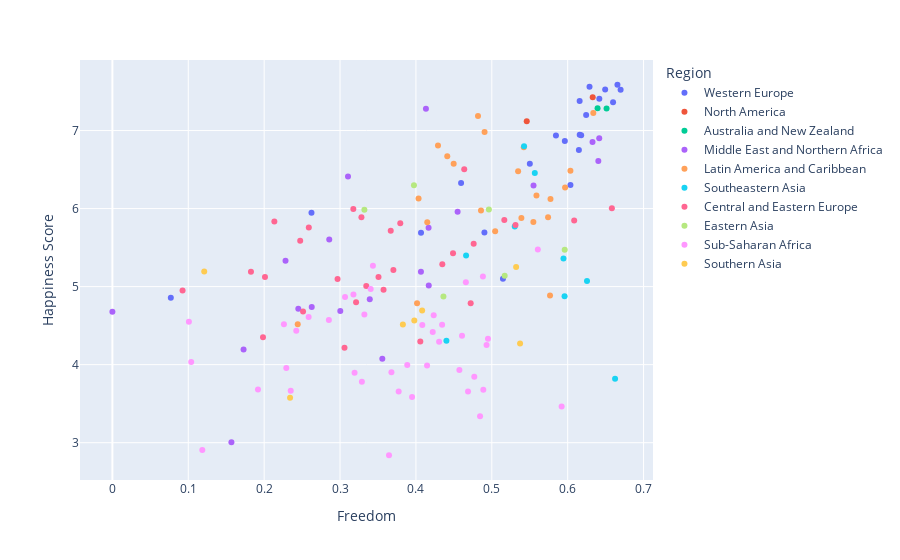

The cell this chart's notebook holds for it:
### Markdown cell above
Observations:

1.The above graph is clearly infers that Family is the major criteria for the happiness scores irrespective of the region.

### Code cell
px.scatter(df,x='Freedom',y='Happiness Score',color='Region',hover_data=['Region'])

### Figure 1 — Plotly figure (JSON) as saved in the notebook; plotly's stock layout.template omitted (floating-point values rounded to 4 significant figures)
{"data": [{"customdata": [["Western Europe"], ["Western Europe"], ["Western Europe"], ["Western Europe"], ["Western Europe"], ["Western Europe"], ["Western Europe"], ["Western Europe"], ["Western Europe"], ["Western Europe"], ["Western Europe"], ["Western Europe"], ["Western Europe"], ["Western Europe"], ["Western Europe"], ["Western Europe"], ["Western Europe"], ["Western Europe"], ["Western Europe"], ["Western Europe"], ["Western Europe"]], "hovertemplate": "Region=%{customdata[0]}<br>Freedom=%{x}<br>Happiness Score=%{y}<extra></extra>", "legendgroup": "Western Europe", "marker": {"color": "#636efa", "symbol": "circle"}, "mode": "markers", "name": "Western Europe", "orientation": "v", "showlegend": true, "type": "scatter", "x": [0.6656, 0.6288, 0.6494, 0.6697, 0.6417, 0.6158, 0.6598, 0.6243, 0.6158, 0.6178, 0.5845, 0.5962, 0.6148, 0.5501, 0.4595, 0.6037, 0.2624, 0.4903, 0.4067, 0.5147, 0.07699], "xaxis": "x", "y": [7.587, 7.561, 7.527, 7.522, 7.406, 7.378, 7.364, 7.2, 6.946, 6.94, 6.937, 6.867, 6.75, 6.575, 6.329, 6.302, 5.948, 5.695, 5.689, 5.102, 4.857], "yaxis": "y"}, {"customdata": [["North America"], ["North America"]], "hovertemplate": "Region=%{customdata[0]}<br>Freedom=%{x}<br>Happiness Score=%{y}<extra></extra>", "legendgroup": "North America", "marker": {"color": "#EF553B", "symbol": "circle"}, "mode": "markers", "name": "North America", "orientation": "v", "showlegend": true, "type": "scatter", "x": [0.633, 0.546], "xaxis": "x", "y": [7.427, 7.119], "yaxis": "y"}, {"customdata": [["Australia and New Zealand"], ["Australia and New Zealand"]], "hovertemplate": "Region=%{customdata[0]}<br>Freedom=%{x}<br>Happiness Score=%{y}<extra></extra>", "legendgroup": "Australia and New Zealand", "marker": {"color": "#00cc96", "symbol": "circle"}, "mode": "markers", "name": "Australia and New Zealand", "orientation": "v", "showlegend": true, "type": "scatter", "x": [0.6394, 0.6512], "xaxis": "x", "y": [7.286, 7.284], "yaxis": "y"}, {"customdata": [["Middle East and Northern Africa"], ["Middle East and Northern Africa"], ["Middle East and Northern Africa"], ["Middle East and Northern Africa"], ["Middle East and Northern Africa"], ["Middle East and Northern Africa"], ["Middle East and Northern Africa"], ["Middle East and Northern Africa"], ["Middle East and Northern Africa"], ["Middle East and Northern Africa"], ["Middle East and Northern Africa"], ["Middle East and Northern Africa"], ["Middle East and Northern Africa"], ["Middle East and Northern Africa"], ["Middle East and Northern Africa"], ["Middle East and Northern Africa"], ["Middle East and Northern Africa"], ["Middle East and Northern Africa"], ["Middle East and Northern Africa"], ["Middle East and Northern Africa"]], "hovertemplate": "Region=%{customdata[0]}<br>Freedom=%{x}<br>Happiness Score=%{y}<extra></extra>", "legendgroup": "Middle East and Northern Africa", "marker": {"color": "#ab63fa", "symbol": "circle"}, "mode": "markers", "name": "Middle East and Northern Africa", "orientation": "v", "showlegend": true, "type": "scatter", "x": [0.4132, 0.6416, 0.6327, 0.6404, 0.3105, 0.555, 0.4549, 0.4167, 0.2858, 0.2281, 0.4066, 0.4169, 0.3392, 0.2627, 0.245, 0.3003, 0, 0.1729, 0.3557, 0.1568], "xaxis": "x", "y": [7.278, 6.901, 6.853, 6.611, 6.411, 6.295, 5.96, 5.754, 5.605, 5.332, 5.192, 5.013, 4.839, 4.739, 4.715, 4.686, 4.677, 4.194, 4.077, 3.006], "yaxis": "y"}, {"customdata": [["Latin America and Caribbean"], ["Latin America and Caribbean"], ["Latin America and Caribbean"], ["Latin America and Caribbean"], ["Latin America and Caribbean"], ["Latin America and Caribbean"], ["Latin America and Caribbean"], ["Latin America and Caribbean"], ["Latin America and Caribbean"], ["Latin America and Caribbean"], ["Latin America and Caribbean"], ["Latin America and Caribbean"], ["Latin America and Caribbean"], ["Latin America and Caribbean"], ["Latin America and Caribbean"], ["Latin America and Caribbean"], ["Latin America and Caribbean"], ["Latin America and Caribbean"], ["Latin America and Caribbean"], ["Latin America and Caribbean"], ["Latin America and Caribbean"], ["Latin America and Caribbean"]], "hovertemplate": "Region=%{customdata[0]}<br>Freedom=%{x}<br>Happiness Score=%{y}<extra></extra>", "legendgroup": "Latin America and Caribbean", "marker": {"color": "#FFA15A", "symbol": "circle"}, "mode": "markers", "name": "Latin America and Caribbean", "orientation": "v", "showlegend": true, "type": "scatter", "x": [0.6338, 0.4818, 0.4905, 0.4291, 0.5421, 0.4413, 0.4497, 0.6036, 0.5347, 0.5966, 0.5588, 0.4035, 0.5773, 0.4857, 0.5741, 0.539, 0.5547, 0.415, 0.5044, 0.5767, 0.4015, 0.2442], "xaxis": "x", "y": [7.226, 7.187, 6.983, 6.81, 6.786, 6.67, 6.574, 6.485, 6.477, 6.269, 6.168, 6.13, 6.123, 5.975, 5.89, 5.878, 5.828, 5.824, 5.709, 4.885, 4.788, 4.518], "yaxis": "y"}, {"customdata": [["Southeastern Asia"], ["Southeastern Asia"], ["Southeastern Asia"], ["Southeastern Asia"], ["Southeastern Asia"], ["Southeastern Asia"], ["Southeastern Asia"], ["Southeastern Asia"], ["Southeastern Asia"]], "hovertemplate": "Region=%{customdata[0]}<br>Freedom=%{x}<br>Happiness Score=%{y}<extra></extra>", "legendgroup": "Southeastern Asia", "marker": {"color": "#19d3f3", "symbol": "circle"}, "mode": "markers", "name": "Southeastern Asia", "orientation": "v", "showlegend": true, "type": "scatter", "x": [0.5425, 0.5566, 0.5302, 0.4661, 0.5944, 0.6254, 0.5959, 0.4402, 0.6625], "xaxis": "x", "y": [6.798, 6.455, 5.77, 5.399, 5.36, 5.073, 4.876, 4.307, 3.819], "yaxis": "y"}, {"customdata": [["Central and Eastern Europe"], ["Central and Eastern Europe"], ["Central and Eastern Europe"], ["Central and Eastern Europe"], ["Central and Eastern Europe"], ["Central and Eastern Europe"], ["Central and Eastern Europe"], ["Central and Eastern Europe"], ["Central and Eastern Europe"], ["Central and Eastern Europe"], ["Central and Eastern Europe"], ["Central and Eastern Europe"], ["Central and Eastern Europe"], ["Central and Eastern Europe"], ["Central and Eastern Europe"], ["Central and Eastern Europe"], ["Central and Eastern Europe"], ["Central and Eastern Europe"], ["Central and Eastern Europe"], ["Central and Eastern Europe"], ["Central and Eastern Europe"], ["Central and Eastern Europe"], ["Central and Eastern Europe"], ["Central and Eastern Europe"], ["Central and Eastern Europe"], ["Central and Eastern Europe"], ["Central and Eastern Europe"], ["Central and Eastern Europe"], ["Central and Eastern Europe"]], "hovertemplate": "Region=%{customdata[0]}<br>Freedom=%{x}<br>Happiness Score=%{y}<extra></extra>", "legendgroup": "Central and Eastern Europe", "marker": {"color": "#FF6692", "symbol": "circle"}, "mode": "markers", "name": "Central and Eastern Europe", "orientation": "v", "showlegend": true, "type": "scatter", "x": [0.4636, 0.6582, 0.3175, 0.3282, 0.5165, 0.6086, 0.2134, 0.3794, 0.5312, 0.2588, 0.3668, 0.2475, 0.4761, 0.4489, 0.4348, 0.3703, 0.1826, 0.3507, 0.2011, 0.2967, 0.3346, 0.3573, 0.09245, 0.3211, 0.4722, 0.2512, 0.1985, 0.4058, 0.3059], "xaxis": "x", "y": [6.505, 6.003, 5.995, 5.889, 5.855, 5.848, 5.833, 5.813, 5.791, 5.759, 5.716, 5.589, 5.548, 5.429, 5.286, 5.212, 5.192, 5.124, 5.123, 5.098, 5.007, 4.959, 4.949, 4.8, 4.786, 4.681, 4.35, 4.297, 4.218], "yaxis": "y"}, {"customdata": [["Eastern Asia"], ["Eastern Asia"], ["Eastern Asia"], ["Eastern Asia"], ["Eastern Asia"], ["Eastern Asia"]], "hovertemplate": "Region=%{customdata[0]}<br>Freedom=%{x}<br>Happiness Score=%{y}<extra></extra>", "legendgroup": "Eastern Asia", "marker": {"color": "#B6E880", "symbol": "circle"}, "mode": "markers", "name": "Eastern Asia", "orientation": "v", "showlegend": true, "type": "scatter", "x": [0.3974, 0.4961, 0.3321, 0.5961, 0.517, 0.4363], "xaxis": "x", "y": [6.298, 5.987, 5.984, 5.474, 5.14, 4.874], "yaxis": "y"}, {"customdata": [["Sub-Saharan Africa"], ["Sub-Saharan Africa"], ["Sub-Saharan Africa"], ["Sub-Saharan Africa"], ["Sub-Saharan Africa"], ["Sub-Saharan Africa"], ["Sub-Saharan Africa"], ["Sub-Saharan Africa"], ["Sub-Saharan Africa"], ["Sub-Saharan Africa"], ["Sub-Saharan Africa"], ["Sub-Saharan Africa"], ["Sub-Saharan Africa"], ["Sub-Saharan Africa"], ["Sub-Saharan Africa"], ["Sub-Saharan Africa"], ["Sub-Saharan Africa"], ["Sub-Saharan Africa"], ["Sub-Saharan Africa"], ["Sub-Saharan Africa"], ["Sub-Saharan Africa"], ["Sub-Saharan Africa"], ["Sub-Saharan Africa"], ["Sub-Saharan Africa"], ["Sub-Saharan Africa"], ["Sub-Saharan Africa"], ["Sub-Saharan Africa"], ["Sub-Saharan Africa"], ["Sub-Saharan Africa"], ["Sub-Saharan Africa"], ["Sub-Saharan Africa"], ["Sub-Saharan Africa"], ["Sub-Saharan Africa"], ["Sub-Saharan Africa"], ["Sub-Saharan Africa"], ["Sub-Saharan Africa"], ["Sub-Saharan Africa"], ["Sub-Saharan Africa"], ["Sub-Saharan Africa"], ["Sub-Saharan Africa"]], "hovertemplate": "Region=%{customdata[0]}<br>Freedom=%{x}<br>Happiness Score=%{y}<extra></extra>", "legendgroup": "Sub-Saharan Africa", "marker": {"color": "#FF97FF", "symbol": "circle"}, "mode": "markers", "name": "Sub-Saharan Africa", "orientation": "v", "showlegend": true, "type": "scatter", "x": [0.5607, 0.3433, 0.4883, 0.4658, 0.3404, 0.3177, 0.3066, 0.3321, 0.4234, 0.2586, 0.2853, 0.1008, 0.2261, 0.4345, 0.4084, 0.2423, 0.4222, 0.4607, 0.495, 0.4305, 0.4931, 0.1038, 0.3886, 0.4147, 0.2292, 0.4573, 0.3677, 0.3191, 0.4769, 0.3288, 0.1918, 0.4888, 0.235, 0.3772, 0.4687, 0.3949, 0.592, 0.4845, 0.1185, 0.3645], "xaxis": "x", "y": [5.477, 5.268, 5.129, 5.057, 4.971, 4.898, 4.867, 4.642, 4.633, 4.61, 4.571, 4.55, 4.517, 4.512, 4.507, 4.436, 4.419, 4.369, 4.332, 4.292, 4.252, 4.033, 3.995, 3.989, 3.956, 3.931, 3.904, 3.896, 3.845, 3.781, 3.681, 3.678, 3.667, 3.656, 3.655, 3.587, 3.465, 3.34, 2.905, 2.839], "yaxis": "y"}, {"customdata": [["Southern Asia"], ["Southern Asia"], ["Southern Asia"], ["Southern Asia"], ["Southern Asia"], ["Southern Asia"], ["Southern Asia"]], "hovertemplate": "Region=%{customdata[0]}<br>Freedom=%{x}<br>Happiness Score=%{y}<extra></extra>", "legendgroup": "Southern Asia", "marker": {"color": "#FECB52", "symbol": "circle"}, "mode": "markers", "name": "Southern Asia", "orientation": "v", "showlegend": true, "type": "scatter", "x": [0.5321, 0.121, 0.4082, 0.3979, 0.3828, 0.5373, 0.2341], "xaxis": "x", "y": [5.253, 5.194, 4.694, 4.565, 4.514, 4.271, 3.575], "yaxis": "y"}], "layout": {"legend": {"title": {"text": "Region"}, "tracegroupgap": 0}, "margin": {"t": 60}, "xaxis": {"anchor": "y", "domain": [0, 1], "title": {"text": "Freedom"}}, "yaxis": {"anchor": "x", "domain": [0, 1], "title": {"text": "Happiness Score"}}}}
